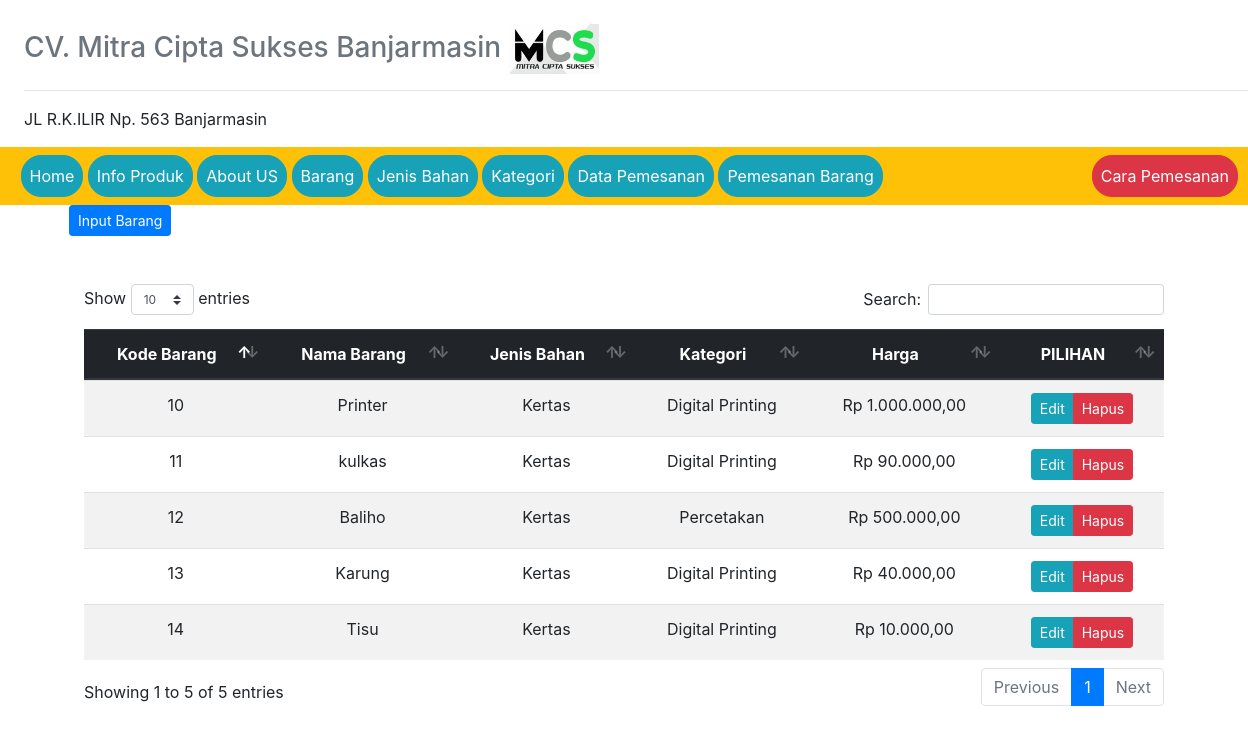
/?view=barang (signed in), run on an earlier commit of the app's database.
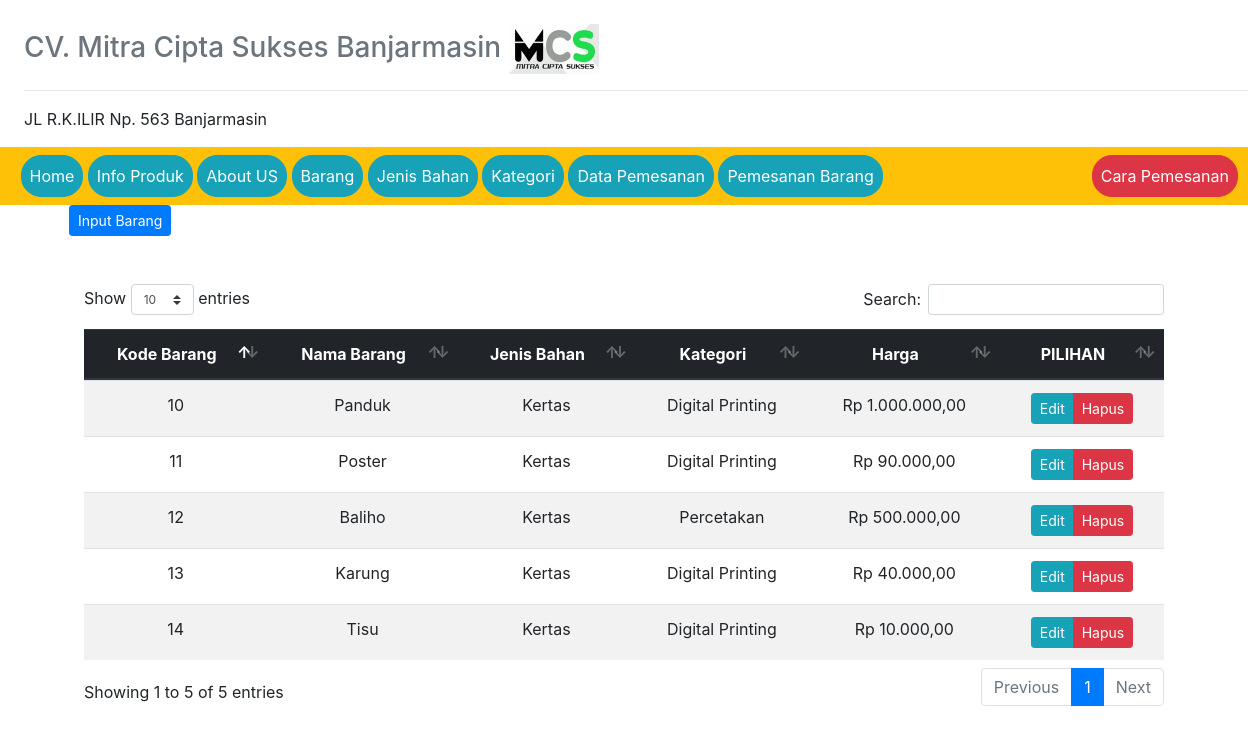
And on a later commit of the database.
### tables this page shows
CREATE TABLE `nama_barang` (
  `kode_barang` int(50) NOT NULL,
  `nama_barang` varchar(50) NOT NULL,
  `type_barang` varchar(50) NOT NULL,
  `kategori` int(50) NOT NULL,
  `harga` int(50) NOT NULL
);

CREATE TABLE `jenis_bahan` (
  `kode_jenis_bahan` int(50) NOT NULL,
  `harga_bahan` int(25) NOT NULL,
  `jenis_bahan` varchar(50) NOT NULL,
  `ketarangan` varchar(255) NOT NULL,
  `ukuran_bahan` int(10) NOT NULL
);

CREATE TABLE `kategori` (
  `id_kategori` int(50) NOT NULL,
  `nama_kategori` varchar(50) NOT NULL
);

### models/admin.php (called while the page is built, shortened)
<?php
class Admin
{
  private $mysqli;
  function __construct($mysqli)
  {
    $this->mysqli = $mysqli;
  }
  public function showBarang()
  {
    $db = $this->mysqli->conn;
    $sql = " SELECT * FROM nama_barang
          INNER JOIN jenis_bahan ON nama_barang.type_barang = jenis_bahan.kode_jenis_bahan
          INNER JOIN kategori ON nama_barang.kategori = kategori.id_kategori ";
    $query = $db->query($sql);
    return $query;
  }
}
?>

### view/barang.php (the view)
<div class="header-hal">
    <a href="?view=input-barang" class="btn btn-sm btn-primary">Input Barang</a>
</div>
<div class="container mt-5">
<div class="daftar-table table-responsive">
  <table class="table table-striped text-center" id="table">
    <thead class="thead-dark">
      <tr>
        <th>Kode Barang</th>
        <th>Nama Barang</th>
        <th>Jenis Bahan </th>
        <th>Kategori </th>
        <th>Harga</th>
        <th>PILIHAN</th>
      </tr>
    </thead>
    <tbody>
      <?php
      $data = $objAdmin->showBarang();
      while ($a = $data->fetch_object()) {
      ?>
      <tr>
        <td><?=$a->kode_barang ?></td>
        <td><?=$a->nama_barang ?></td>
        <td><?=$a->jenis_bahan ?></td>
        <td><?=$a->nama_kategori ?></td>
        <td><?php $rp = "Rp " . number_format($a->harga,2,',','.'); echo $rp; ?></td>
        <td>
          <div class="btn-group">
            <a href="?view=edit-barang&id_brg=<?=$a->kode_barang ?>" class="btn btn-sm btn-info">Edit</a>
            <a href="?view=hapus-barang&id_brg=<?=$a->kode_barang ?>" onclick="return confirm('Hapus data ?')" class="btn btn-sm btn-danger">Hapus</a>
          </div>
        </td>
      </tr>
    <?php } ?>
    </tbody>
  </table>
</div>
</div>

What changed in the data, as far as the page shows it:
changed nama_barang "Rp 1.000.000,00": nama_barang "Printer" → "Panduk"
changed nama_barang "Rp 90.000,00": nama_barang "kulkas" → "Poster"
